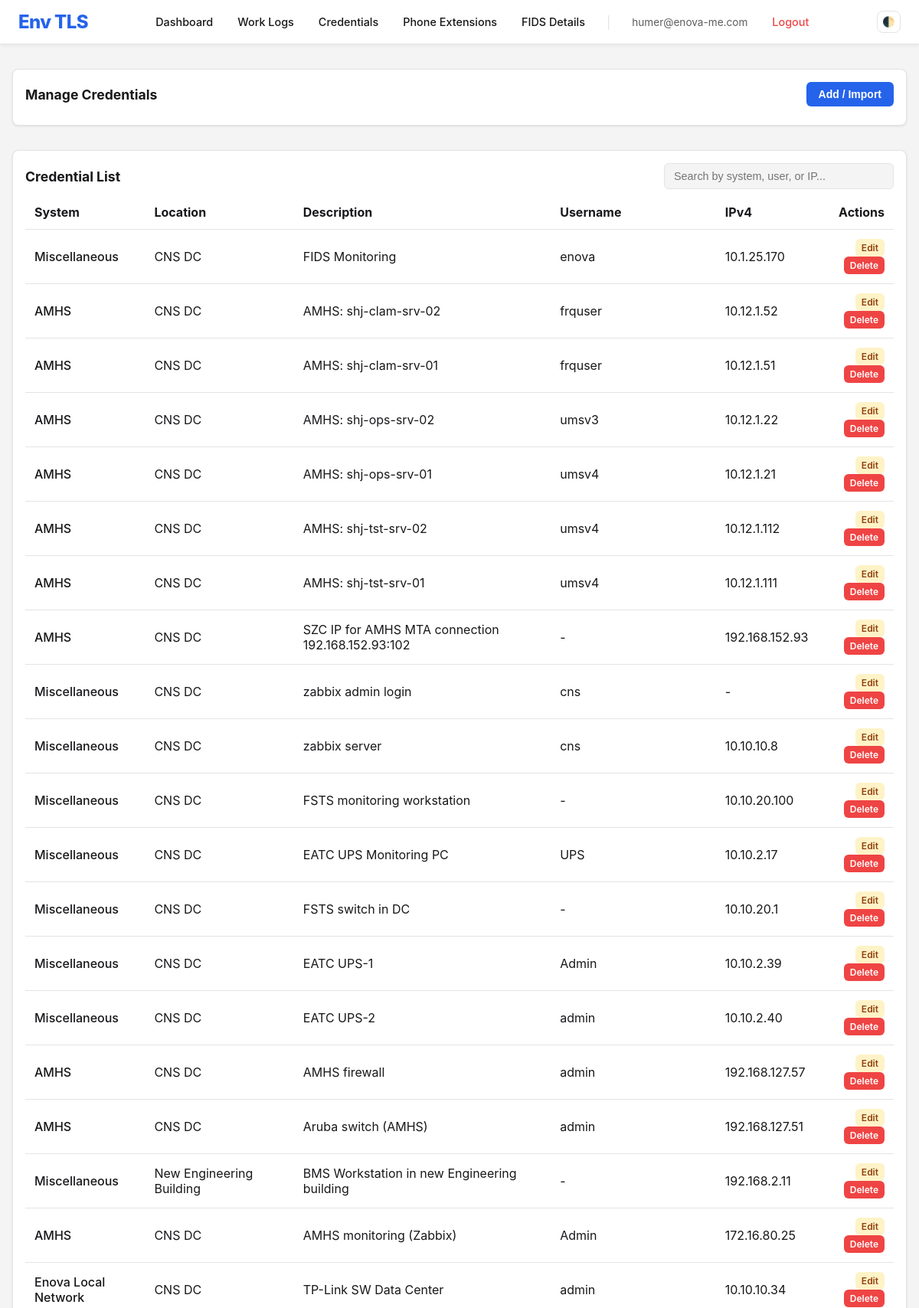
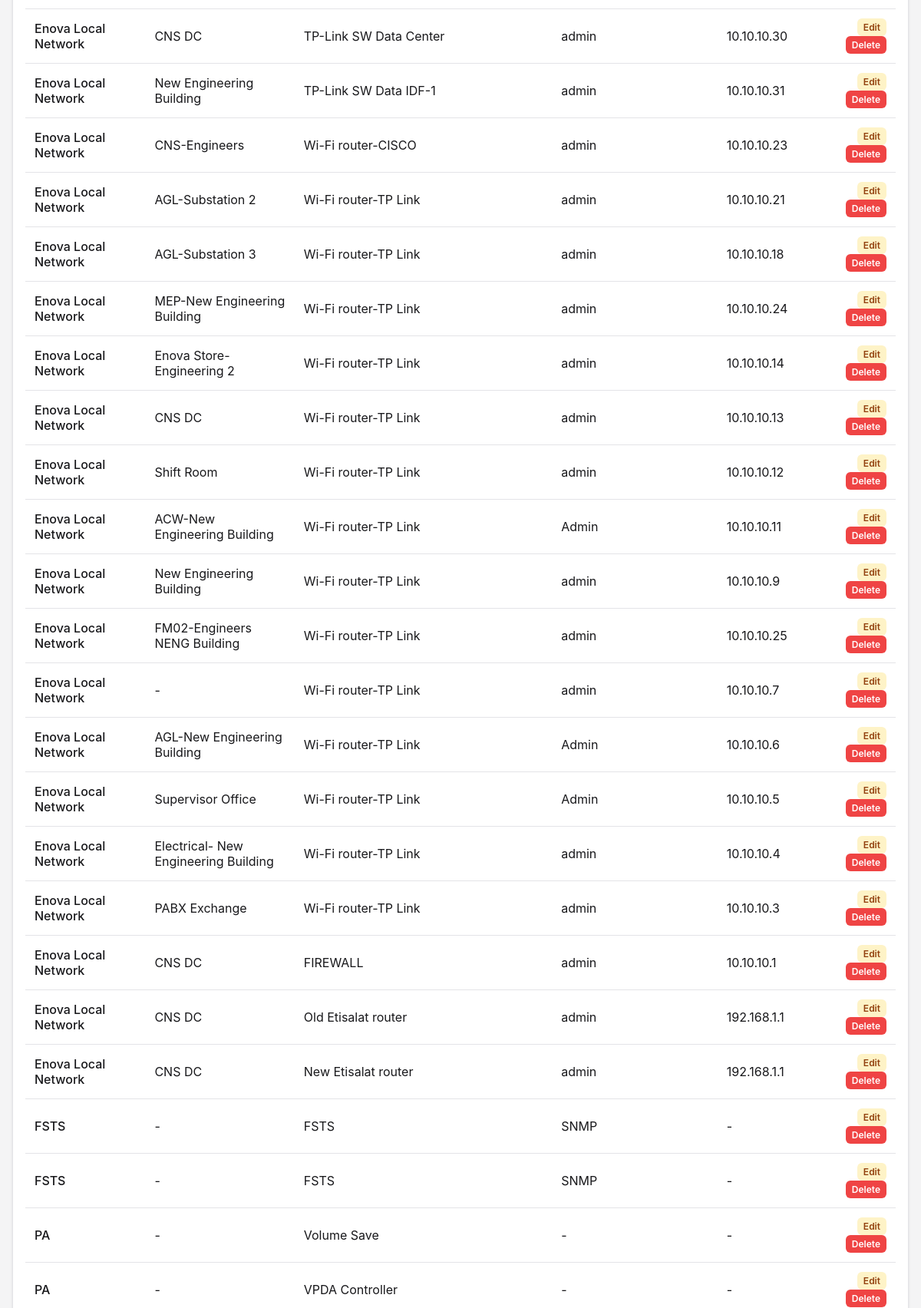
The app's page /credentials/manage/ (signed in, upper part) with its own data (2 pictures, top to bottom).
### credential_manager/models.py (models this page shows, shortened)
class Credential(models.Model):
    system = models.ForeignKey(System, on_delete=models.CASCADE)
    location = models.ForeignKey(Location, on_delete=models.SET_NULL, null=True, blank=True)
    description = models.CharField(max_length=255)
    username = models.CharField(max_length=200, blank=True, null=True)
    password = models.CharField(max_length=200, blank=True, null=True)
    ipv4 = models.GenericIPAddressField(protocol='IPv4', blank=True, null=True, verbose_name="IPv4")
    subnet_mask = models.GenericIPAddressField(protocol='IPv4', blank=True, null=True)
    gateway = models.GenericIPAddressField(protocol='IPv4', blank=True, null=True)
    remarks = models.TextField(blank=True, null=True)
    created = models.DateTimeField(auto_now_add=True)
    updated = models.DateTimeField(auto_now=True)
    image = models.ImageField(upload_to='credentials/', blank=True, null=True)

class System(models.Model):
    name = models.CharField(max_length=200, unique=True)
    created = models.DateTimeField(auto_now_add=True)
    def __str__(self):
        return self.name

class Location(models.Model):
    name = models.CharField(max_length=200, unique=True)
    created = models.DateTimeField(auto_now_add=True)
    def __str__(self):
        return self.name

### credential_manager/views.py (the view, shortened to what this page needs)
# urls.py: path('manage/', views.credential_manage, name='credential_manage'),
@login_required
def credential_manage(request):
    credentials = Credential.objects.all().order_by('-created')
    form = CredentialForm()
    bulk_form = BulkImportForm()
    systems = System.objects.all()
    locations = Location.objects.all()
    return render(request, 'credential_manager/manage.html', {
        'credentials': credentials,
        'form': form,
        'bulk_form': bulk_form,
        'systems': systems,
        'locations': locations
    })

### credential_manager/forms.py (shortened to what this page needs)
class CredentialForm(forms.ModelForm):
    class Meta:
        model = Credential
        fields = ['system', 'location', 'description', 'username', 'password', 'ipv4', 'subnet_mask', 'gateway', 'remarks', 'image']

class BulkImportForm(forms.Form):
    csv_file = forms.FileField(
        label='Select a CSV file',
        help_text='Ensure the file has the correct headers: System, Location, Description, Username, Password, IPv4, Subnet Mask, Gateway, Remarks'
    )

### credential_manager/templates/credential_manager/manage.html (shortened to what this page needs)
{% extends 'base.html' %} {% block title %}Manage Credentials | Env TLS{% endblock %} {% block content %}
<div class="card" style="margin-bottom: 2rem;">
    <div class="card-header">
        <span>Manage Credentials</span>
        <button onclick="toggleForms()" class="btn btn-primary" id="toggleBtn">Add / Import</button>
    </div>
</div>
<div class="card">
    <div class="card-header">
        <span>Credential List</span>
        <input type="text" id="jsSearchInput" placeholder="Search by system, user, or IP..."
               style="padding: 8px 12px; font-size: 0.9rem; width: 300px; margin: 0;">
    </div>
    <div class="card-body">
        <div style="overflow-x: auto">
            <table id="credentialsTable">
                <thead>
                    <tr>
                        <th>System</th>
                        <th>Location</th>
                        <th>Description</th>
                        <th>Username</th>
                        <th>IPv4</th>
                        <th style="text-align: right;">Actions</th>
                    </tr>
                </thead>
                <tbody>
                    {% for credential in credentials %}
                    <tr class="credential-row">
                        <td class="search-system" style="font-weight: 500">{{ credential.system }}</td>
                        <td class="search-location">{{ credential.location|default:"-" }}</td>
                        <td class="search-desc">{{ credential.description|default:"-" }}</td>
                        <td class="search-user">{{ credential.username|default:"-" }}</td>
                        <td class="search-ip">{{ credential.ipv4|default:"-" }}</td>
                        <td style="text-align: right;">
                            <a href="{% url 'credential_update' credential.pk %}" class="btn" style="background: #fef3c7; color: #92400e; padding: 4px 8px; font-size: 0.75rem;">Edit</a>
                            <a href="{% url 'credential_delete' credential.pk %}" class="btn btn-danger" style="padding: 4px 8px; font-size: 0.75rem;">Delete</a>
                        </td>
                    </tr>
                    {% empty %}
                    <tr>
                        <td colspan="6" style="text-align: center; opacity: 0.6; padding: 2rem;">No credentials found.</td>
                    </tr>
                    {% endfor %}
                </tbody>
            </table>
        </div>
    </div>
</div>
{% endblock %}

### templates/base.html (shortened to what this page needs)
<!DOCTYPE html>
<html lang="en">
<head>
</head>
<body>
  <nav class="navbar">
    <a href="{% url 'dashboard' %}" class="navbar-brand">Env TLS</a>
    <div class="nav-menu" id="navMenu">
      {% if user.is_authenticated %}
      <a href="{% url 'dashboard' %}" class="nav-link">Dashboard</a>
      <a href="{% url 'worklog_list' %}" class="nav-link">Work Logs</a>
      <a href="{% url 'credential_list' %}" class="nav-link">Credentials</a>
      <a href="{% url 'phone_extension_list' %}" class="nav-link">Phone Extensions</a>
      <a href="{% url 'fids_list' %}" class="nav-link">FIDS Details</a>
      <span class="nav-divider" style="margin: 0 0.5rem; color: var(--border-color)">|</span>
      <span style="font-size: 0.85rem; opacity: 0.7; padding: 0.5rem 0.75rem">{{ user.username }}</span>
      <a href="{% url 'logout' %}" class="nav-link" style="color: var(--danger-color)">Logout</a>
      {% else %}
      <a href="{% url 'login' %}" class="nav-link">Login</a>
      {% endif %}
    </div>
    <div style="display: flex; align-items: center; gap: 0.75rem">
      <button class="theme-toggle" onclick="toggleTheme()" title="Toggle Dark Mode">
        🌓
      </button>
    </div>
  </nav>
  <div class="container">{% block content %} {% endblock %}</div>
</body>
</html>

### templates/base.html (style rules this page uses)
:root { --bg-color: #f4f4f5; --text-color: #18181b; --card-bg: #ffffff; --border-color: #e4e4e7; --primary-color: #2563eb; --primary-hover: #1d4ed8; --danger-color: #ef4444; }
body { font-family: -apple-system, BlinkMacSystemFont, "Segoe UI", Roboto, "Helvetica Neue", Arial, sans-serif; background-color: var(--bg-color); color: var(--text-color); margin: 0; padding: 0; transition: background-color 0.3s, color 0.3s; }
.navbar { background-color: var(--card-bg); border-bottom: 1px solid var(--border-color); padding: 0.75rem 1.5rem; display: flex; justify-content: space-between; align-items: center; position: sticky; top: 0; z-index: 1000; box-shadow: 0 2px 4px rgba(0, 0, 0, 0.05); }
.navbar-brand { font-size: 1.5rem; font-weight: 800; text-decoration: none; color: var(--primary-color); letter-spacing: -0.025em; }
.nav-menu { display: flex; align-items: center; gap: 0.5rem; }
.nav-link { text-decoration: none; color: var(--text-color); padding: 0.5rem 0.75rem; font-weight: 500; border-radius: 0.5rem; transition: all 0.2s; font-size: 0.9rem; }
.container { max-width: 1200px; margin: 2rem auto; padding: 0 1rem; }
.btn { display: inline-block; padding: 0.5rem 1rem; border-radius: 0.375rem; text-decoration: none; cursor: pointer; border: none; font-size: 0.875rem; font-weight: 600; transition: background-color 0.2s; }
.btn-primary { background-color: var(--primary-color); color: white; }
.btn-danger { background-color: var(--danger-color); color: white; }
.theme-toggle { cursor: pointer; background: none; border: 1px solid var(--border-color); color: var(--text-color); padding: 0.4rem; border-radius: 0.5rem; display: flex; align-items: center; justify-content: center; transition: all 0.2s; }
.card { background-color: var(--card-bg); border: 1px solid var(--border-color); border-radius: 0.5rem; padding: 1rem; box-shadow: 0 1px 3px 0 rgba(0, 0, 0, 0.1); }
.card-header { font-weight: bold; margin-bottom: 0.5rem; font-size: 1.1rem; display: flex; justify-content: space-between; align-items: center; }
input, textarea, select { width: 100%; padding: 0.5rem; border-radius: 0.375rem; border: 1px solid var(--border-color); background-color: var(--bg-color); color: var(--text-color); box-sizing: border-box; }
table { width: 100%; border-collapse: collapse; }
th, td { text-align: left; padding: 0.75rem; border-bottom: 1px solid var(--border-color); }

### records on screen
Credential: system "Miscellaneous", location "CNS DC", description "FIDS Monitoring", username "enova", ipv4 "10.1.25.170"
Credential: system "AMHS", location "CNS DC", description "AMHS: shj-clam-srv-02", username "frquser", ipv4 "10.12.1.52"
Credential: system "AMHS", location "CNS DC", description "AMHS: shj-clam-srv-01", username "frquser", ipv4 "10.12.1.51"
Credential: system "AMHS", location "CNS DC", description "AMHS: shj-ops-srv-02", username "umsv3", ipv4 "10.12.1.22"
Credential: system "AMHS", location "CNS DC", description "AMHS: shj-ops-srv-01", username "umsv4", ipv4 "10.12.1.21"
Credential: system "AMHS", location "CNS DC", description "AMHS: shj-tst-srv-02", username "umsv4", ipv4 "10.12.1.112"
Credential: system "AMHS", location "CNS DC", description "AMHS: shj-tst-srv-01", username "umsv4", ipv4 "10.12.1.111"
Credential: system "AMHS", location "CNS DC", description "SZC IP for AMHS MTA connection 192.168.152.93:102", username "-", ipv4 "192.168.152.93"
Credential: system "Miscellaneous", location "CNS DC", description "zabbix admin login", username "cns", ipv4 "-"
Credential: system "Miscellaneous", location "CNS DC", description "zabbix server", username "cns", ipv4 "10.10.10.8"
Credential: system "Miscellaneous", location "CNS DC", description "FSTS monitoring workstation", username "-", ipv4 "10.10.20.100"
Credential: system "Miscellaneous", location "CNS DC", description "EATC UPS Monitoring PC", username "UPS", ipv4 "10.10.2.17"
Credential: system "Miscellaneous", location "CNS DC", description "FSTS switch in DC", username "-", ipv4 "10.10.20.1"
Credential: system "Miscellaneous", location "CNS DC", description "EATC UPS-1", username "Admin", ipv4 "10.10.2.39"
Credential: system "Miscellaneous", location "CNS DC", description "EATC UPS-2", username "admin", ipv4 "10.10.2.40"
Credential: system "AMHS", location "CNS DC", description "AMHS firewall", username "admin", ipv4 "192.168.127.57"
Credential: system "AMHS", location "CNS DC", description "Aruba switch (AMHS)", username "admin", ipv4 "192.168.127.51"
Credential: system "Miscellaneous", location "New Engineering Building", description "BMS Workstation in new Engineering building", username "-", ipv4 "192.168.2.11"
Credential: system "AMHS", location "CNS DC", description "AMHS monitoring (Zabbix)", username "Admin", ipv4 "172.16.80.25"
Credential: system "Enova Local Network", location "CNS DC", description "TP-Link SW Data Center", username "admin", ipv4 "10.10.10.34"
Credential: system "Enova Local Network", location "CNS DC", description "TP-Link SW Data Center", username "admin", ipv4 "10.10.10.30"
Credential: system "Enova Local Network", location "New Engineering Building", description "TP-Link SW Data IDF-1", username "admin", ipv4 "10.10.10.31"
Credential: system "Enova Local Network", location "CNS-Engineers", description "Wi-Fi router-CISCO", username "admin", ipv4 "10.10.10.23"
Credential: system "Enova Local Network", location "AGL-Substation 2", description "Wi-Fi router-TP Link", username "admin", ipv4 "10.10.10.21"
Credential: system "Enova Local Network", location "AGL-Substation 3", description "Wi-Fi router-TP Link", username "admin", ipv4 "10.10.10.18"
Credential: system "Enova Local Network", location "MEP-New Engineering Building", description "Wi-Fi router-TP Link", username "admin", ipv4 "10.10.10.24"
Credential: system "Enova Local Network", location "Enova Store-Engineering 2", description "Wi-Fi router-TP Link", username "admin", ipv4 "10.10.10.14"
Credential: system "Enova Local Network", location "CNS DC", description "Wi-Fi router-TP Link", username "admin", ipv4 "10.10.10.13"
Credential: system "Enova Local Network", location "Shift Room", description "Wi-Fi router-TP Link", username "admin", ipv4 "10.10.10.12"
Credential: system "Enova Local Network", location "ACW-New Engineering Building", description "Wi-Fi router-TP Link", username "Admin", ipv4 "10.10.10.11"
Credential: system "Enova Local Network", location "New Engineering Building", description "Wi-Fi router-TP Link", username "admin", ipv4 "10.10.10.9"
Credential: system "Enova Local Network", location "FM02-Engineers NENG Building", description "Wi-Fi router-TP Link", username "admin", ipv4 "10.10.10.25"
Credential: system "Enova Local Network", location "-", description "Wi-Fi router-TP Link", username "admin", ipv4 "10.10.10.7"
Credential: system "Enova Local Network", location "AGL-New Engineering Building", description "Wi-Fi router-TP Link", username "Admin", ipv4 "10.10.10.6"
Credential: system "Enova Local Network", location "Supervisor Office", description "Wi-Fi router-TP Link", username "Admin", ipv4 "10.10.10.5"
Credential: system "Enova Local Network", location "Electrical- New Engineering Building", description "Wi-Fi router-TP Link", username "admin", ipv4 "10.10.10.4"
Credential: system "Enova Local Network", location "PABX Exchange", description "Wi-Fi router-TP Link", username "admin", ipv4 "10.10.10.3"
Credential: system "Enova Local Network", location "CNS DC", description "FIREWALL", username "admin", ipv4 "10.10.10.1"
Credential: system "Enova Local Network", location "CNS DC", description "Old Etisalat router", username "admin", ipv4 "192.168.1.1"
Credential: system "Enova Local Network", location "CNS DC", description "New Etisalat router", username "admin", ipv4 "192.168.1.1"
Credential: system "FSTS", location "-", description "FSTS", username "SNMP", ipv4 "-"
Credential: system "FSTS", location "-", description "FSTS", username "SNMP", ipv4 "-"
Credential: system "PA", location "-", description "Volume Save", username "-", ipv4 "-"
Credential: system "PA", location "-", description "VPDA Controller", username "-", ipv4 "-"

### other values on screen
{{ user.username }} "humer@enova-me.com"
